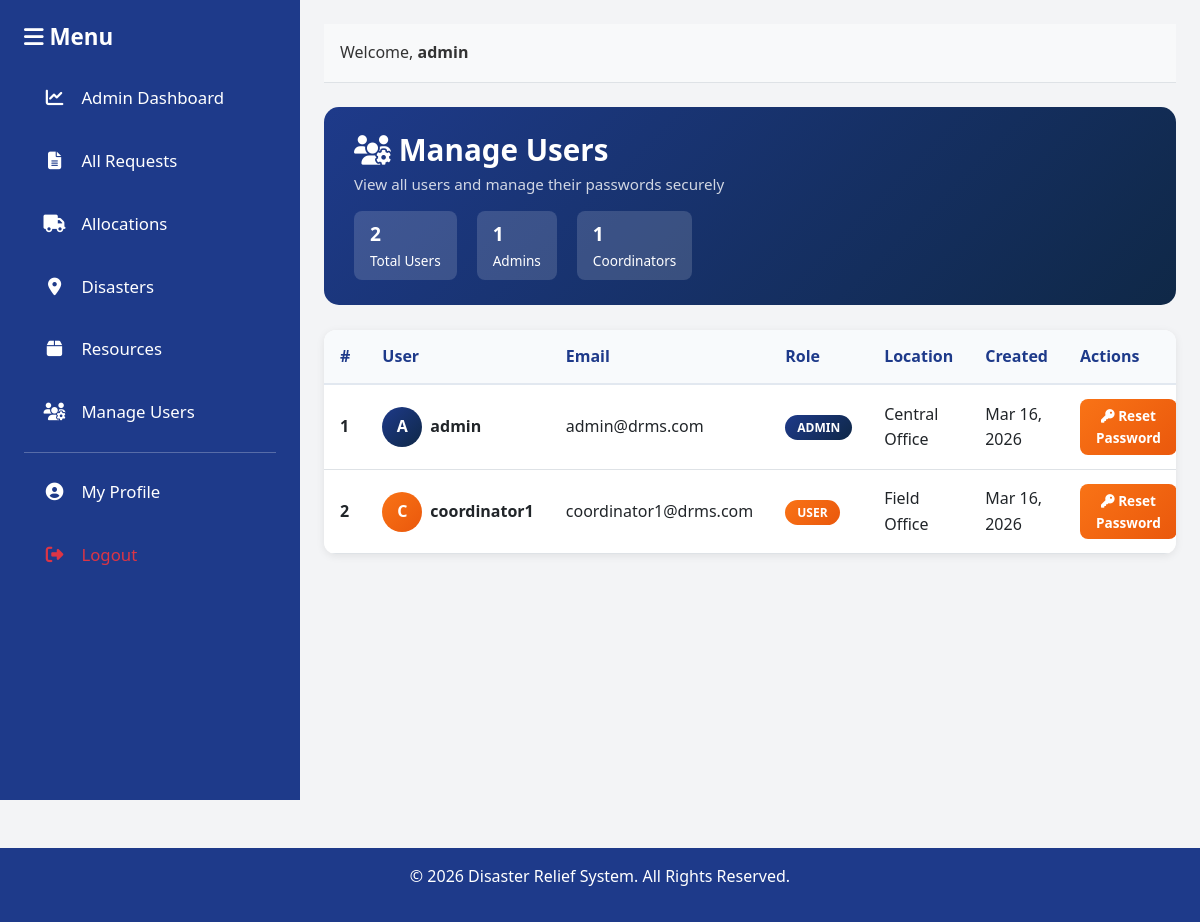
/admin/manage_users.php (signed in), run on the app's committed database.
### tables this page shows
CREATE TABLE IF NOT EXISTS `users` (
    `id` INT PRIMARY KEY AUTO_INCREMENT,
    `username` VARCHAR(100) NOT NULL UNIQUE,
    `email` VARCHAR(255) DEFAULT NULL UNIQUE,
    `password` VARCHAR(255) NOT NULL,
    `role` VARCHAR(50) NOT NULL DEFAULT 'user',
    `location` VARCHAR(255),
    `created_at` TIMESTAMP DEFAULT CURRENT_TIMESTAMP,
    `updated_at` TIMESTAMP DEFAULT CURRENT_TIMESTAMP ON UPDATE CURRENT_TIMESTAMP
);

### admin/manage_users.php (the view, shortened to what this page needs)
<?php
require_once '../config/database.php';
$users_query = "SELECT id, username, email, role, location, created_at, updated_at FROM users ORDER BY role ASC, username ASC";
$users_result = $conn->query($users_query);
?>
<!DOCTYPE html>
<html lang="en">
<head>
    <link href="https://cdn.jsdelivr.net/npm/bootstrap@5.3.0/dist/css/bootstrap.min.css" rel="stylesheet">
    <link href="https://cdnjs.cloudflare.com/ajax/libs/font-awesome/6.4.0/css/all.min.css" rel="stylesheet">
    <link href="../assets/css/style.css" rel="stylesheet">
</head>
<body>
    <div class="container-fluid">
        <div class="row" style="min-height: 100vh;">
            <?php include '../includes/sidebar.php'; ?>
            <div class="col-md-9 p-4" style="background-color: #F3F4F6;">
                <?php include '../includes/header.php'; ?>
                <div class="mt-4">
                    <div class="page-header">
                        <h2><i class="fas fa-users-cog"></i> Manage Users</h2>
                        <p>View all users and manage their passwords securely</p>
                        <?php
                        $total_users = $conn->query("SELECT COUNT(*) as c FROM users")->fetch_assoc()['c'];
                        $admin_count = $conn->query("SELECT COUNT(*) as c FROM users WHERE role='admin'")->fetch_assoc()['c'];
                        $user_count = $total_users - $admin_count;
                        ?>
                        <div class="stats-mini">
                            <div class="stat">
                                <strong><?php echo $total_users; ?></strong> Total Users
                            </div>
                            <div class="stat">
                                <strong><?php echo $admin_count; ?></strong> Admins
                            </div>
                            <div class="stat">
                                <strong><?php echo $user_count; ?></strong> Coordinators
                            </div>
                        </div>
                    </div>
                    <div class="table-container">
                        <div class="table-responsive">
                            <table class="table table-hover mb-0">
                                <thead>
                                    <tr>
                                        <th>#</th>
                                        <th>User</th>
                                        <th>Email</th>
                                        <th>Role</th>
                                        <th>Location</th>
                                        <th>Created</th>
                                        <th>Actions</th>
                                    </tr>
                                </thead>
                                <tbody>
                                    <?php
                                    $count = 1;
                                    if ($users_result && $users_result->num_rows > 0):
                                        while ($u = $users_result->fetch_assoc()):
                                    ?>
                                        <tr>
                                            <td><strong><?php echo $count++; ?></strong></td>
                                            <td>
                                                <div class="d-flex align-items-center gap-2">
                                                    <div class="user-avatar <?php echo $u['role'] == 'admin' ? 'avatar-admin' : 'avatar-user'; ?>">
                                                        <?php echo strtoupper(substr($u['username'], 0, 1)); ?>
                                                    </div>
                                                    <div>
                                                        <strong><?php echo htmlspecialchars($u['username']); ?></strong>
                                                    </div>
                                                </div>
                                            </td>
                                            <td><?php echo htmlspecialchars($u['email'] ?? '—'); ?></td>
                                            <td>
                                                <span class="<?php echo $u['role'] == 'admin' ? 'role-badge-admin' : 'role-badge-user'; ?>">
                                                    <?php echo strtoupper($u['role']); ?>
                                                </span>
                                            </td>
                                            <td><?php echo htmlspecialchars($u['location'] ?? 'N/A'); ?></td>
                                            <td><?php echo date('M d, Y', strtotime($u['created_at'])); ?></td>
                                            <td>
                                                <button class="btn-reset-password"
                                                        data-bs-toggle="modal"
                                                        data-bs-target="#resetModal"
                                                        data-userid="<?php echo $u['id']; ?>"
                                                        data-username="<?php echo htmlspecialchars($u['username']); ?>"
                                                        data-role="<?php echo htmlspecialchars($u['role']); ?>">
                                                    <i class="fas fa-key"></i> Reset Password
                                                </button>
                                            </td>
                                        </tr>
                                    <?php
                                        endwhile;
                                    endif; ?>
                                </tbody>
                            </table>
                        </div>
                    </div>
                </div>
            </div>
        </div>
    </div>
    <?php include '../includes/footer.php'; ?>
</body>
</html>

### assets/css/style.css (style rules this page uses)
:root { --primary: #1E3A8A; --secondary: #F97316; --background: #F3F4F6; --danger: #DC2626; }
* { margin: 0; padding: 0; box-sizing: border-box; }
body { font-family: 'Segoe UI', Tahoma, Geneva, Verdana, sans-serif; font-size: 16px; line-height: 1.6; background-color: var(--background); color: #333; }
h2 { font-size: 1.85rem; }
p, li, span, a, label, td, th, div { font-size: inherit; }
table { background-color: white; font-size: 1rem; }
.table th { background-color: var(--primary); color: white; font-size: 1rem; padding: 12px 15px; }
.table td { padding: 11px 15px; font-size: 1rem; }

### admin/manage_users.php (style rules this page uses)
.role-badge-admin { background: linear-gradient(135deg, #1E3A8A, #0f2847); color: white; padding: 4px 12px; border-radius: 20px; font-size: 0.75rem; font-weight: 700; }
.role-badge-user { background: linear-gradient(135deg, #F97316, #ea580c); color: white; padding: 4px 12px; border-radius: 20px; font-size: 0.75rem; font-weight: 700; }
.btn-reset-password { background: linear-gradient(135deg, #F97316, #ea580c); color: white; border: none; padding: 6px 16px; border-radius: 8px; font-size: 0.85rem; font-weight: 600; transition: all 0.3s ease; }
.page-header { background: linear-gradient(135deg, #1E3A8A 0%, #0f2847 100%); color: white; padding: 25px 30px; border-radius: 15px; margin-bottom: 25px; }
.page-header h2 { margin: 0; font-weight: 800; }
.page-header p { margin: 5px 0 0; opacity: 0.8; font-size: 0.95rem; }
.stats-mini { display: flex; gap: 20px; margin-top: 15px; }
.stats-mini .stat { background: rgba(255,255,255,0.15); padding: 8px 16px; border-radius: 8px; font-size: 0.85rem; }
.stats-mini .stat strong { display: block; font-size: 1.2rem; }
.table-container { background: white; border-radius: 12px; box-shadow: 0 2px 8px rgba(0,0,0,0.08); overflow: hidden; }
.table thead th { background: #F8FAFC; color: #1E3A8A; font-weight: 700; border-bottom: 2px solid #E2E8F0; padding: 14px 16px; }
.table tbody td { padding: 14px 16px; vertical-align: middle; }
.user-avatar { width: 40px; height: 40px; border-radius: 50%; display: flex; align-items: center; justify-content: center; font-weight: bold; font-size: 1rem; }
.avatar-admin { background: linear-gradient(135deg, #1E3A8A, #0f2847); color: white; }
.avatar-user { background: linear-gradient(135deg, #F97316, #ea580c); color: white; }

### data on the page
users: username "A", username "admin", email "admin@drms.com", role "ADMIN", location "Central Office", created_at "Mar 16, 2026"
users: username "C", username "coordinator1", email "coordinator1@drms.com", role "USER", location "Field Office", created_at "Mar 16, 2026"

### other printed values
$_SESSION['username'] "admin"
$total_users "2"
$admin_count "1"
$user_count "1"
